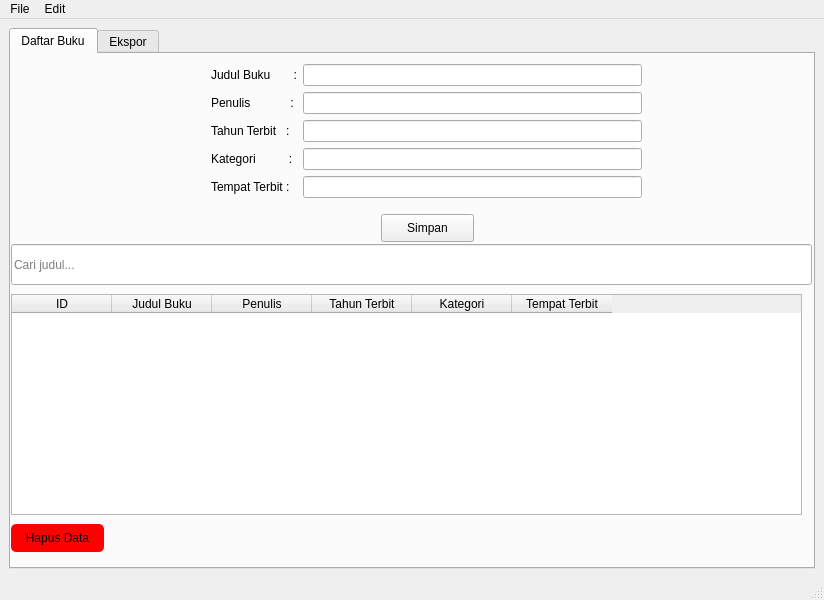
<?xml version="1.0" encoding="UTF-8"?>
<ui version="4.0">
 <class>MainWindow</class>
 <widget class="QMainWindow" name="MainWindow">
  <property name="geometry">
   <rect>
    <x>0</x>
    <y>0</y>
    <width>824</width>
    <height>600</height>
   </rect>
  </property>
  <property name="windowTitle">
   <string>Manajemen Buku - F1D022043_Faizah</string>
  </property>
  <property name="layoutDirection">
   <enum>Qt::LeftToRight</enum>
  </property>
  <widget class="QWidget" name="centralwidget">
   <layout class="QVBoxLayout" name="verticalLayout_2">
    <item>
     <widget class="QTabWidget" name="menus">
      <property name="layoutDirection">
       <enum>Qt::LeftToRight</enum>
      </property>
      <property name="styleSheet">
       <string notr="true"/>
      </property>
      <property name="currentIndex">
       <number>0</number>
      </property>
      <property name="elideMode">
       <enum>Qt::ElideLeft</enum>
      </property>
      <widget class="QWidget" name="daftar_buku">
       <attribute name="title">
        <string>Daftar Buku</string>
       </attribute>
       <widget class="QWidget" name="formLayoutWidget">
        <property name="geometry">
         <rect>
          <x>200</x>
          <y>10</y>
          <width>431</width>
          <height>140</height>
         </rect>
        </property>
        <layout class="QFormLayout" name="formLayout">
         <item row="0" column="1">
          <widget class="QLineEdit" name="lineEdit_judul"/>
         </item>
         <item row="1" column="0">
          <widget class="QLabel" name="label_pengarang">
           <property name="text">
            <string>Penulis            :</string>
           </property>
          </widget>
         </item>
         <item row="0" column="0">
          <widget class="QLabel" name="label_judul">
           <property name="text">
            <string>Judul Buku       :</string>
           </property>
          </widget>
         </item>
         <item row="2" column="0">
          <widget class="QLabel" name="label_tahun">
           <property name="text">
            <string>Tahun Terbit   :</string>
           </property>
          </widget>
         </item>
         <item row="1" column="1">
          <widget class="QLineEdit" name="lineEdit_penulis"/>
         </item>
         <item row="2" column="1">
          <widget class="QLineEdit" name="lineEdit_tahun"/>
         </item>
         <item row="3" column="0">
          <widget class="QLabel" name="label_kategori">
           <property name="text">
            <string>Kategori          :</string>
           </property>
          </widget>
         </item>
         <item row="3" column="1">
          <widget class="QLineEdit" name="lineEdit_kategori"/>
         </item>
         <item row="4" column="0">
          <widget class="QLabel" name="label_tempatTerbit">
           <property name="text">
            <string>Tempat Terbit :</string>
           </property>
          </widget>
         </item>
         <item row="4" column="1">
          <widget class="QLineEdit" name="lineEdit_tempatTerbit"/>
         </item>
        </layout>
       </widget>
       <widget class="QPushButton" name="pushButton_simpan">
        <property name="geometry">
         <rect>
          <x>370</x>
          <y>160</y>
          <width>93</width>
          <height>28</height>
         </rect>
        </property>
        <property name="text">
         <string>Simpan</string>
        </property>
       </widget>
       <widget class="QLineEdit" name="lineEdit_cariJudul">
        <property name="geometry">
         <rect>
          <x>0</x>
          <y>190</y>
          <width>801</width>
          <height>41</height>
         </rect>
        </property>
        <property name="placeholderText">
         <string>Cari judul...</string>
        </property>
       </widget>
       <widget class="QTableWidget" name="tableWidget">
        <property name="geometry">
         <rect>
          <x>0</x>
          <y>240</y>
          <width>791</width>
          <height>221</height>
         </rect>
        </property>
        <property name="styleSheet">
         <string notr="true">    QHeaderView::section {
        background-color: #ececec;
    }
</string>
        </property>
        <property name="autoScrollMargin">
         <number>0</number>
        </property>
        <property name="gridStyle">
         <enum>Qt::SolidLine</enum>
        </property>
        <property name="columnCount">
         <number>6</number>
        </property>
        <attribute name="horizontalHeaderMinimumSectionSize">
         <number>100</number>
        </attribute>
        <attribute name="verticalHeaderCascadingSectionResizes">
         <bool>true</bool>
        </attribute>
        <attribute name="verticalHeaderDefaultSectionSize">
         <number>36</number>
        </attribute>
        <attribute name="verticalHeaderMinimumSectionSize">
         <number>100</number>
        </attribute>
        <column>
         <property name="text">
          <string>ID</string>
         </property>
        </column>
        <column>
         <property name="text">
          <string>Judul Buku</string>
         </property>
        </column>
        <column>
         <property name="text">
          <string>Penulis</string>
         </property>
        </column>
        <column>
         <property name="text">
          <string>Tahun Terbit</string>
         </property>
        </column>
        <column>
         <property name="text">
          <string>Kategori</string>
         </property>
        </column>
        <column>
         <property name="text">
          <string>Tempat Terbit</string>
         </property>
        </column>
       </widget>
       <widget class="QPushButton" name="pushButton_hapus">
        <property name="geometry">
         <rect>
          <x>0</x>
          <y>470</y>
          <width>93</width>
          <height>28</height>
         </rect>
        </property>
        <property name="font">
         <font>
          <weight>50</weight>
          <bold>false</bold>
         </font>
        </property>
        <property name="styleSheet">
         <string notr="true">background-color: red;
border-radius: 5px;
</string>
        </property>
        <property name="text">
         <string>Hapus Data</string>
        </property>
       </widget>
      </widget>
      <widget class="QWidget" name="ekspor">
       <attribute name="title">
        <string>Ekspor</string>
       </attribute>
      </widget>
     </widget>
    </item>
   </layout>
  </widget>
  <widget class="QMenuBar" name="menubar">
   <property name="geometry">
    <rect>
     <x>0</x>
     <y>0</y>
     <width>824</width>
     <height>26</height>
    </rect>
   </property>
   <widget class="QMenu" name="menuFile">
    <property name="title">
     <string>File</string>
    </property>
    <addaction name="separator"/>
    <addaction name="actionSimpan"/>
    <addaction name="separator"/>
    <addaction name="actionEkspor_ke_CSV"/>
    <addaction name="actionKeluar"/>
   </widget>
   <widget class="QMenu" name="menuEdit">
    <property name="title">
     <string>Edit</string>
    </property>
    <addaction name="actionCari_Judul"/>
    <addaction name="actionHapus_Data"/>
   </widget>
   <addaction name="menuFile"/>
   <addaction name="menuEdit"/>
  </widget>
  <widget class="QStatusBar" name="statusbar"/>
  <action name="actionSimpan">
   <property name="text">
    <string>Simpan</string>
   </property>
  </action>
  <action name="actionEkspor_ke_CSV">
   <property name="text">
    <string>Ekspor ke CSV</string>
   </property>
  </action>
  <action name="actionKeluar">
   <property name="text">
    <string>Keluar</string>
   </property>
  </action>
  <action name="actionCari_Judul">
   <property name="text">
    <string>Cari Judul</string>
   </property>
  </action>
  <action name="actionHapus_Data">
   <property name="text">
    <string>Hapus Data</string>
   </property>
  </action>
 </widget>
 <resources/>
 <connections/>
</ui>
